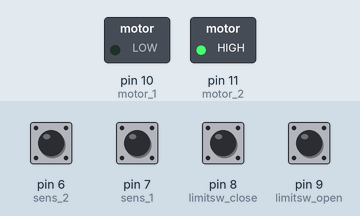
A program run on a simulated Arduino Pro Mini, built with avr-gcc and run on an emulated ATmega328P. Parts: switched loads named in the program (green lamp = pin HIGH). The test bench sets the inputs (shaded band); at power-on: pin 8 (limitsw_close), pin 9 (limitsw_open) HIGH, pin 6 (sens_2), pin 7 (sens_1) LOW. What the program prints to the serial monitor is not drawn.

Above: at 1.7 s.
1.8 s: pin 9 (limitsw_open) pulled LOW for 0.15 s
At 3.2 s:
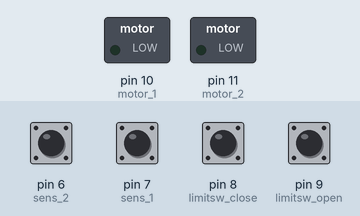
3.8 s: pin 6 (sens_2) driven HIGH
5.3 s: pin 7 (sens_1) driven HIGH
8.3 s: pin 6 (sens_2) pulsed LOW 2 times (0.12 s each, 0.3 s apart)
11.9 s: pin 7 (sens_1) pulsed LOW 2 times (0.12 s each, 0.3 s apart)
At 21.1 s:
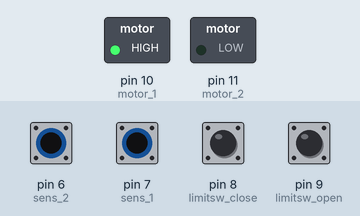
Timing chart, 0 to 22.3 s (numbered marks = the images above; inputs shaded):
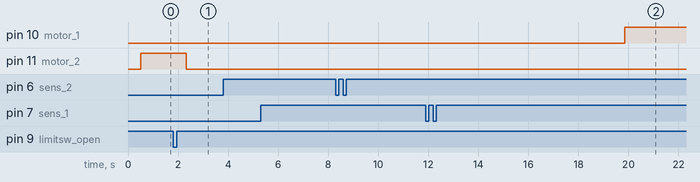

The program:

main.cpp
```cpp
#include <Arduino.h>

// consts
#define timermax 7000
#define safetimemax 20000
enum states
{
  OPEN,
  CLOSED,
  OPENING,
  CLOSING
};

// vars
unsigned long lasttime;
unsigned long safetime;
boolean timerstate = false;
boolean safetimeractive = false;
int doorstate;
boolean motor1_on = false;
boolean motor2_on = false;
boolean sensorsTriggered = false;
String strr[4] = {"Open", "Closed", "Opening", "Closing"};

// pins
int limitsw_open = 9;
int limitsw_close = 8;
int sens_1 = 7;
int sens_2 = 6;
int motor_1 = 10;
int motor_2 = 11;

// funcs
void triggerTimer()
{
  timerstate = true;
  lasttime = millis();
}

void closeDoor()
{
  digitalWrite(motor_2, LOW);
  for (int i = 0; i < 256; i++)
  {
    analogWrite(motor_1, i);
    delay(2);
  }
  digitalWrite(motor_1, HIGH);
  motor1_on = true;
  motor2_on = false;
}

void openDoor()
{
  digitalWrite(motor_1, LOW);
  for (int i = 0; i < 256; i++)
  {
    analogWrite(motor_2, i);
    delay(2);
  }
  digitalWrite(motor_2, HIGH);
  motor2_on = true;
  motor1_on = false;
}

void stopMotor()
{
  if (motor1_on)
  {
    delay(0);
    for (int i = 190; i >= 0; i--)
    {
      analogWrite(motor_1, i);
      delay(1);
    }
    digitalWrite(motor_1, LOW);
  }
  if (motor2_on)
  {
    for (int i = 255; i >= 0; i--)
    {
      analogWrite(motor_2, i);
      delay(2);
    }
    digitalWrite(motor_2, LOW);
  }
  digitalWrite(motor_1, LOW);
  digitalWrite(motor_2, LOW);
  motor1_on = false;
  motor2_on = false;
}

void checkSensors()
{
  static int lastsen1 = false;
  static int lastsen2 = false;

  if (digitalRead(sens_1) && !lastsen1)
  {
    triggerTimer();
  }
  if (digitalRead(sens_2) && !lastsen2)
  {
    triggerTimer();
  }
  lastsen1 = digitalRead(sens_1);
  lastsen2 = digitalRead(sens_2);
}

// timer set to expire after timermax milliseconds
// timer activates every time a sensor is triggered
void timerUpdate()
{
  if ((millis() - lasttime) > timermax)
  {
    timerstate = false;
  }
}


boolean timerActive()
{
  return timerstate;
}

void setup()
{
  // init pins
  Serial.begin(9600);
  pinMode(limitsw_close, INPUT_PULLUP);
  pinMode(limitsw_open, INPUT_PULLUP);
  pinMode(sens_1, INPUT);
  pinMode(sens_2, INPUT);
  pinMode(motor_1, OUTPUT);
  pinMode(motor_2, OUTPUT);

  // determine current state
  if (!digitalRead(limitsw_close))
  {
    doorstate = CLOSED;
  }
  else if (!digitalRead(limitsw_open))
  {
    doorstate = OPEN;
  }
  else
  {
    doorstate = OPENING;
    openDoor();
  }
}

void loop()
{
  checkSensors();
  timerUpdate();
  for (int i = 0; i < 4; i++)
  {
    if (doorstate == i)
    {
      Serial.println(strr[i]);
    }
  }

  if (doorstate == OPENING)
  {
    if (!digitalRead(limitsw_open))
    {
      stopMotor();
      doorstate = OPEN;
      triggerTimer();
    }
  }

  if (doorstate == OPEN)
  {
    if (!timerActive())
    {
      closeDoor();
      doorstate = CLOSING;
    }
  }

  if (doorstate == CLOSING)
  {
    if (!digitalRead(limitsw_close))
    {
      stopMotor();
      doorstate = CLOSED;
    }
    if (timerActive())
    {
      stopMotor();
      openDoor();
      doorstate = OPENING;
    }
  }

  if (doorstate == CLOSED)
  {
    if (timerActive())
    {
      openDoor();
      doorstate = OPENING;
    }
  }

  /*if (!safetimeractive)
  {
    digitalWrite(motor_1, LOW);
    digitalWrite(motor_2, LOW);
  }*/
}
```

Measured:
- after the input at 1.8 s, pin 11 (motor_2): HIGH → LOW after 0.52 s
- after the input at 11.9 s, pin 10 (motor_1): LOW → HIGH after 7.9 s instead of 4.3 s
